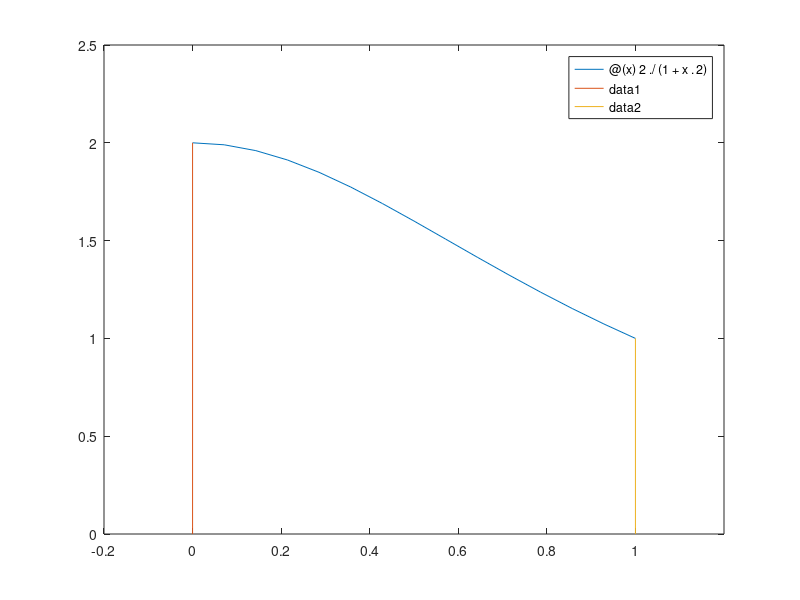

This chart was generated by the following MATLAB code:
clear all;

func = @(x) 2 ./ (1 + x.^2);
a_given = 0;
b_given = 1;

%% trapezium: 
%%   	calculates the trapezium determined by f(a) and f(b)
%% 		with the origin
function Area = trapezium(f, a, b)
	Area = (f(a) + f(b)) * (b - a) / 2;
end

x = trapezium(func, a_given, b_given);
fplot(func, [a_given, b_given]); hold on;
plot([a_given, a_given], [0, func(a_given)]); hold on;
plot([b_given, b_given], [0, func(b_given)]); hold on;
axis([a_given - 0.2, b_given + 0.2, 0, 2.5]);
disp(x);
